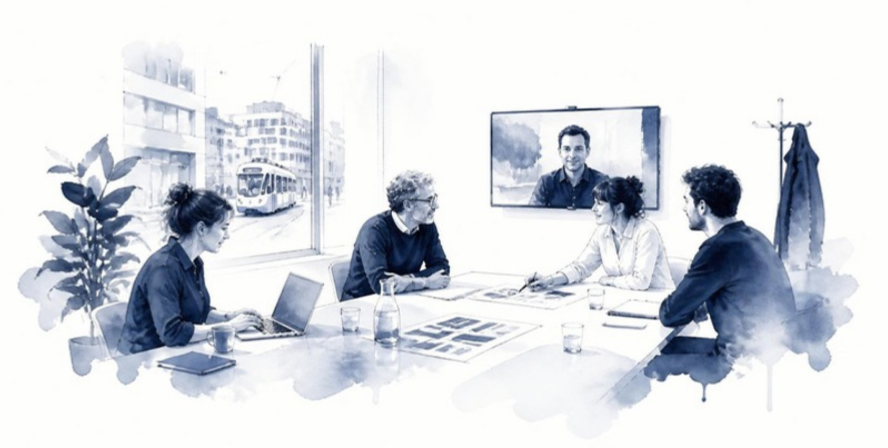
#> input picture tribea-website/assets/illustrations/about-source.png, 1776 x 896 px (shown at 1/2 size); its folder holds only this picture in this run
$ python build-illustrations.py
#> lines starting #> are read from the running program, lines starting #| are printed output that depends on the picture
"""Turn the page header illustrations into Blue Slate duotones on white.

Each source in assets/illustrations/{page}-source.* is a two-tone blue line
illustration. It is mapped to a Blue Slate to White ramp so the drawing uses
only brand colour, the paper stays pure white, and the top edge fades into the
page so the text above it sits on white. Writes WebP into public/images.
"""
import sys
from pathlib import Path
import numpy as np
from PIL import Image, ImageEnhance

ROOT = Path(__file__).resolve().parents[1]
SRC = ROOT / "assets" / "illustrations"
OUT = ROOT / "public" / "images"
SLATE = np.array([76, 95, 107], float)
WHITE = np.array([255, 255, 255], float)

def duotone(img, fade_to=0.0):
    g = np.asarray(img, float) / 255.0
    # push the paper to pure white and keep the line at full Blue Slate
    g = np.clip((g - 0.06) / 0.92, 0, 1)
    rgb = SLATE * (1 - g[..., None]) + WHITE * g[..., None]
    if fade_to > 0:
        y = np.linspace(0, 1, g.shape[0])
        a = np.clip((fade_to - y) / fade_to, 0, 1)[:, None, None]
        rgb = rgb * (1 - a) + WHITE * a
    return Image.fromarray(rgb.clip(0, 255).astype("uint8"))

pages = sys.argv[1:] or sorted(p.name.split("-source")[0] for p in SRC.glob("*-source.*"))
for page in pages:
    src = next(SRC.glob(f"{page}-source.*"))
    im = ImageEnhance.Contrast(Image.open(src).convert("L")).enhance(1.05)
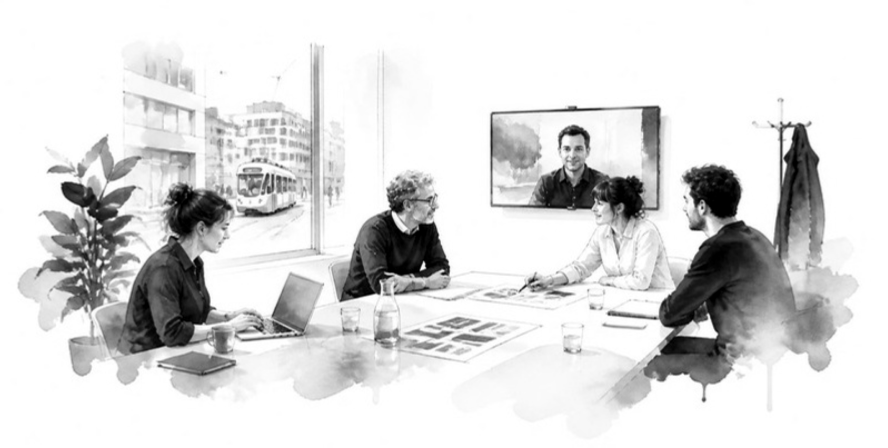
#> im: PIL image 1776x896 L (shown at 1/2 size); min 0, max 255, mean 218.6
    W, H = im.size
#> W = 1776; H = 896
    # wide: 2:1 crop from the bottom; narrow: 3:2 crop from the centre-bottom
    ch = W // 2
#> ch = 888
    wide = im.crop((0, H - ch, W, H)) if H >= ch else im
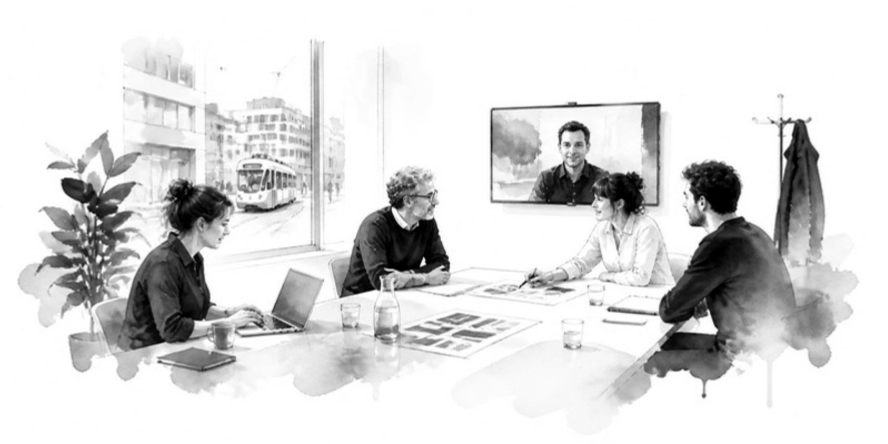
#> wide: PIL image 1776x888 L (shown at 1/2 size); min 0, max 255, mean 218.3
    for w in (2400, 1600, 1100):
        duotone(wide.resize((w, round(wide.height * w / wide.width)), Image.LANCZOS), 0.0).save(OUT / f"art-{page}-wide-{w}.webp", "WEBP", quality=74, method=6)
#> this loop made 3 passes
#> pass 1, in duotone, `rgb = SLATE * (1 - g[..., None]) + WHITE * g[..., None]`:
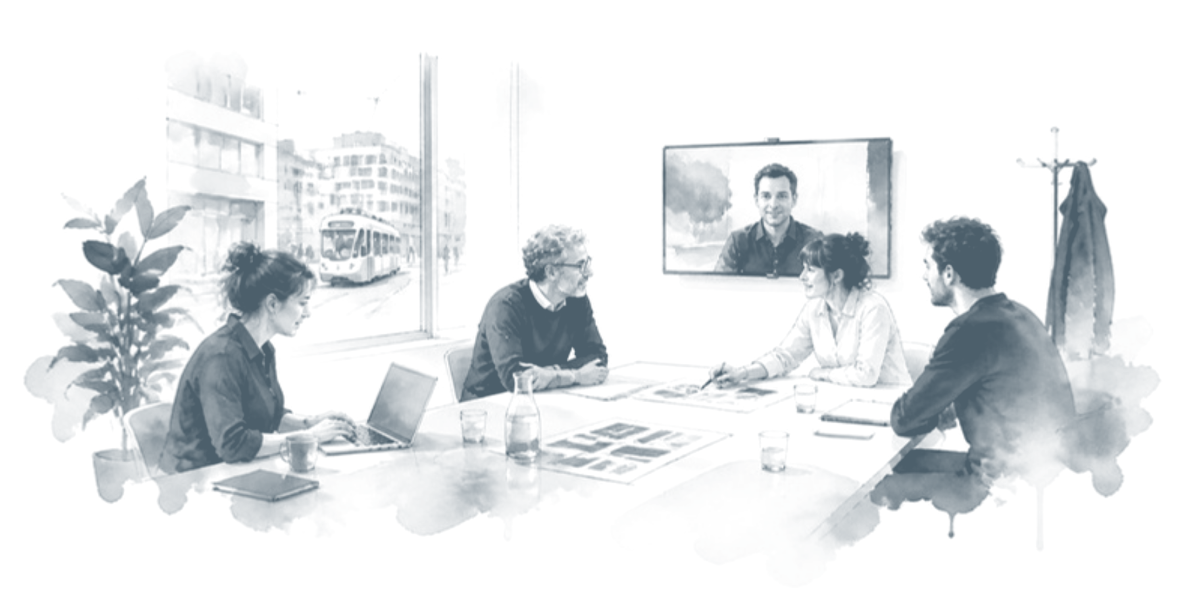
#> rgb: shape (1200, 2400, 3) float64 (shown at 1/2 size); mean of channels 0, 1, 2 228.9, 231.7, 233.5; drawn as R, G, B
    cw = int(H * 1.5); x0 = (W - cw) // 2
#> after `cw = int(H * 1.5)`: cw = 1344
#> after `x0 = (W - cw) // 2`: x0 = 216
    narrow = im.crop((x0, 0, x0 + cw, H))
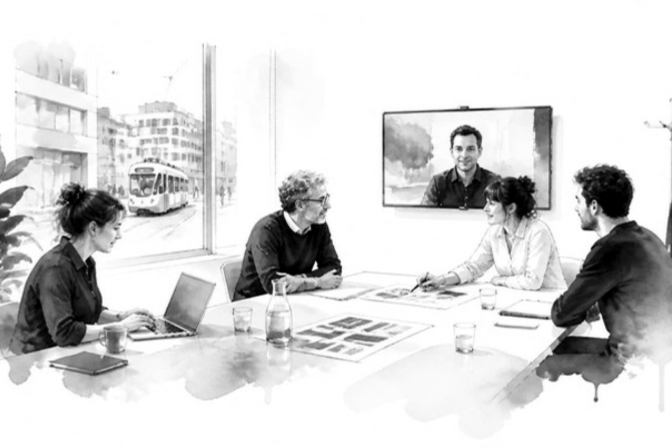
#> narrow: PIL image 1344x896 L (shown at 1/2 size); min 0, max 255, mean 214.9
    for w in (900, 600):
        duotone(narrow.resize((w, round(narrow.height * w / narrow.width)), Image.LANCZOS), 0.0).save(OUT / f"art-{page}-narrow-{w}.webp", "WEBP", quality=72, method=6)
#> this loop made 2 passes
#> pass 1, in duotone (call 4), `g = np.asarray(img, float) / 255.0`:
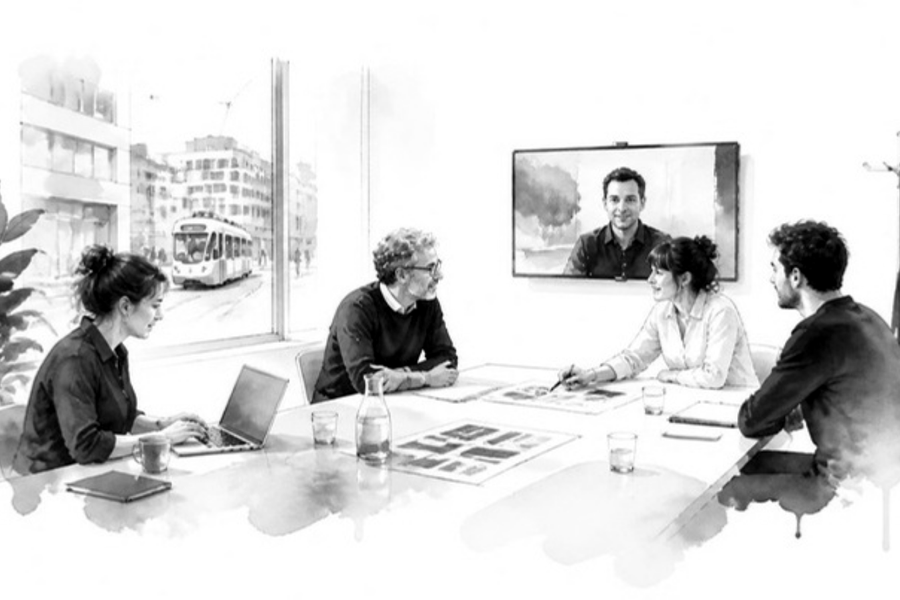
#> g: shape (600, 900) float64; min 0, max 1, mean 0.843
#> pass 1, in duotone (call 4), `rgb = SLATE * (1 - g[..., None]) + WHITE * g[..., None]`:
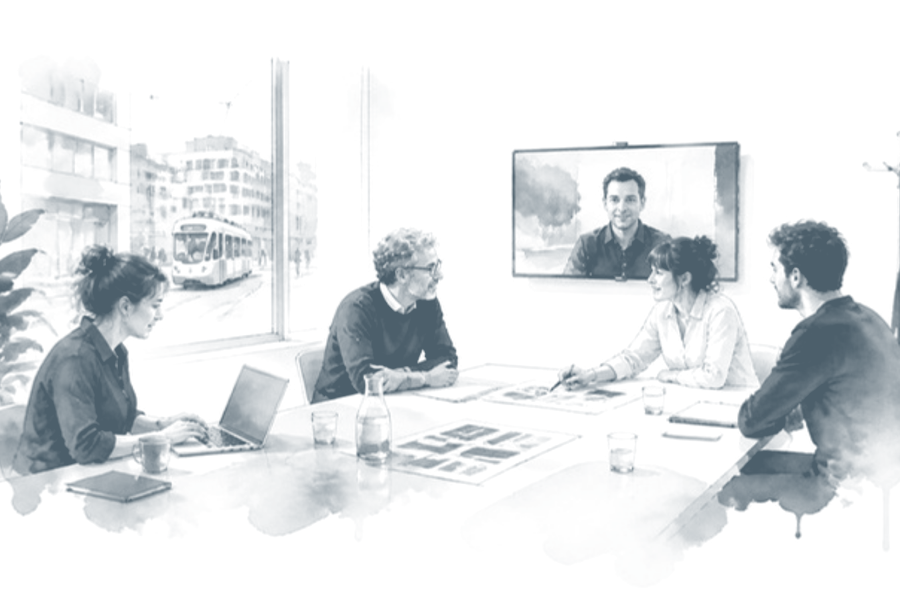
#> rgb: shape (600, 900, 3) float64; mean of channels 0, 1, 2 226.6, 229.6, 231.5; drawn as R, G, B
    print(page, "written")

$ run again, on tribea-website/assets/illustrations/analysis-source.png
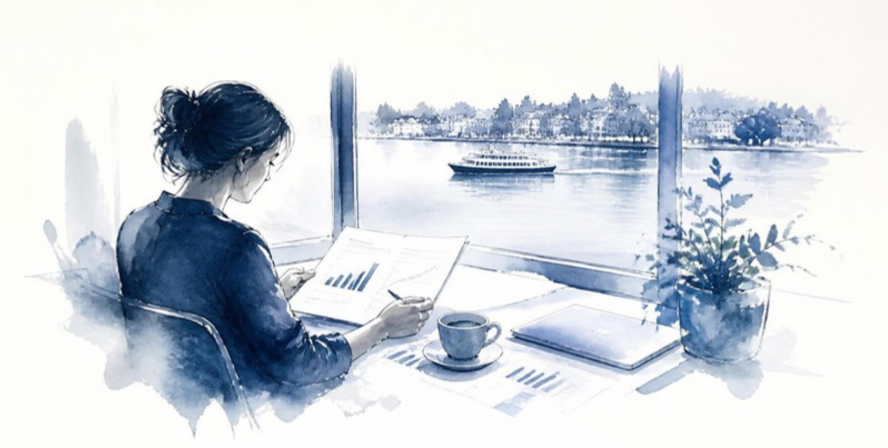
#> input picture tribea-website/assets/illustrations/analysis-source.png, 1776 x 896 px (shown at 1/2 size)
#> the loop `for w in (900, 600):` made 2 passes
#> pass 1, in duotone (call 4), `g = np.asarray(img, float) / 255.0`:
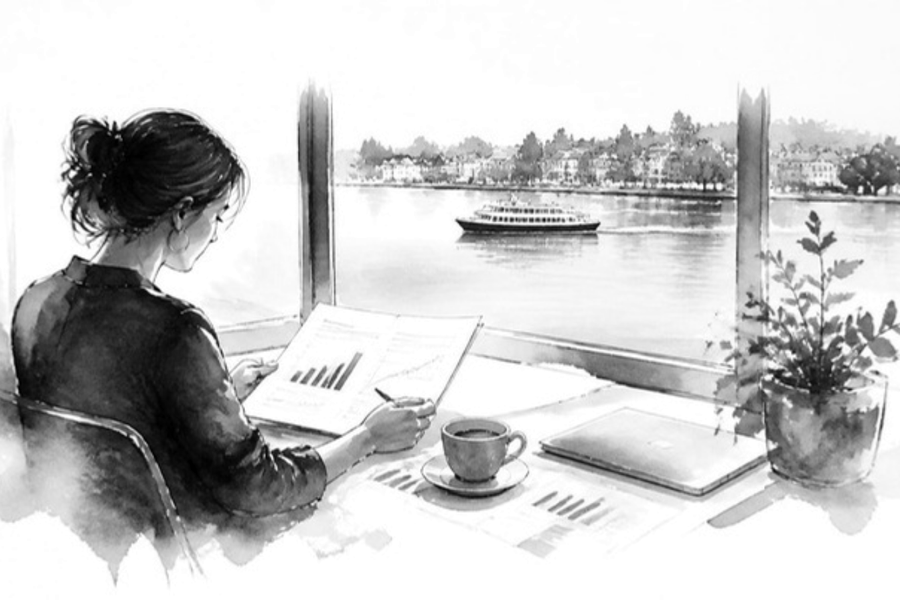
#> g: shape (600, 900) float64; min 0, max 1, mean 0.788
#> pass 1, in duotone (call 4), `rgb = SLATE * (1 - g[..., None]) + WHITE * g[..., None]`:
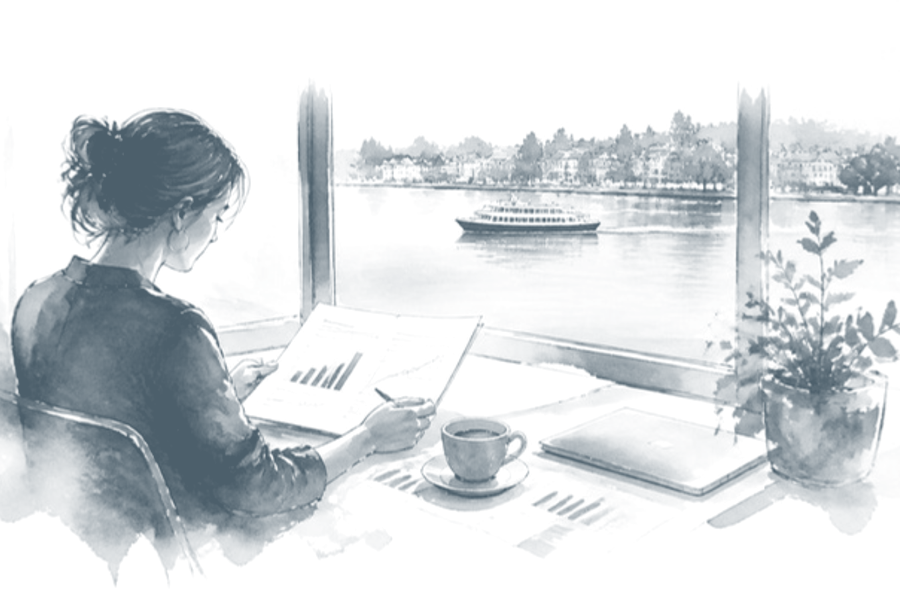
#> rgb: shape (600, 900, 3) float64; mean of channels 0, 1, 2 216.3, 220.4, 223; drawn as R, G, B

$ run again, on tribea-website/assets/illustrations/campaign-source.png
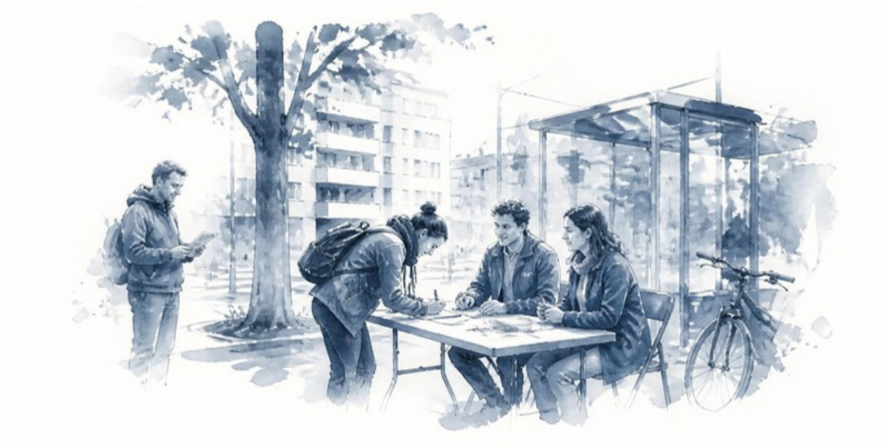
#> input picture tribea-website/assets/illustrations/campaign-source.png, 1776 x 896 px (shown at 1/2 size)
#> the loop `for w in (900, 600):` made 2 passes
#> pass 1, in duotone (call 4), `g = np.asarray(img, float) / 255.0`:
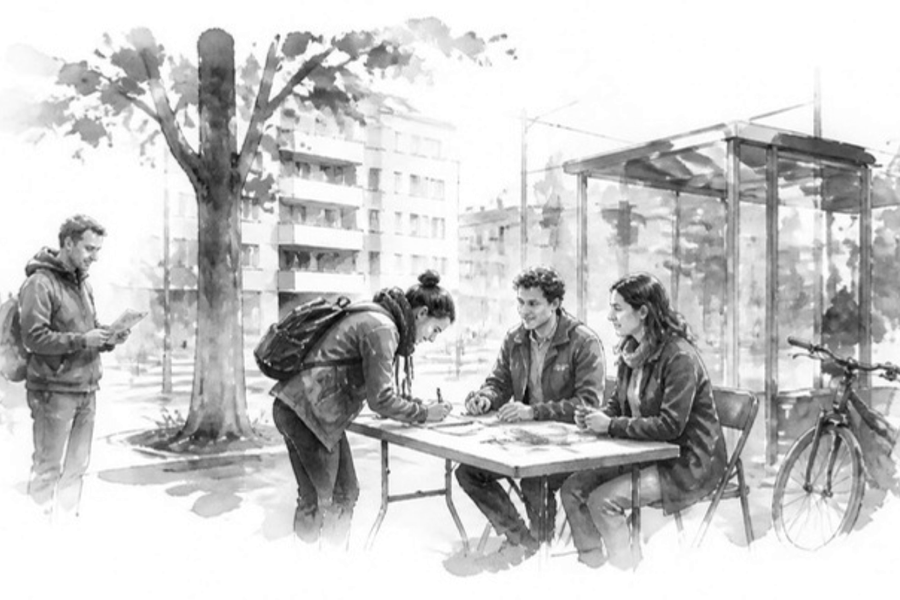
#> g: shape (600, 900) float64; min 0.0157, max 1, mean 0.783
#> pass 1, in duotone (call 4), `rgb = SLATE * (1 - g[..., None]) + WHITE * g[..., None]`:
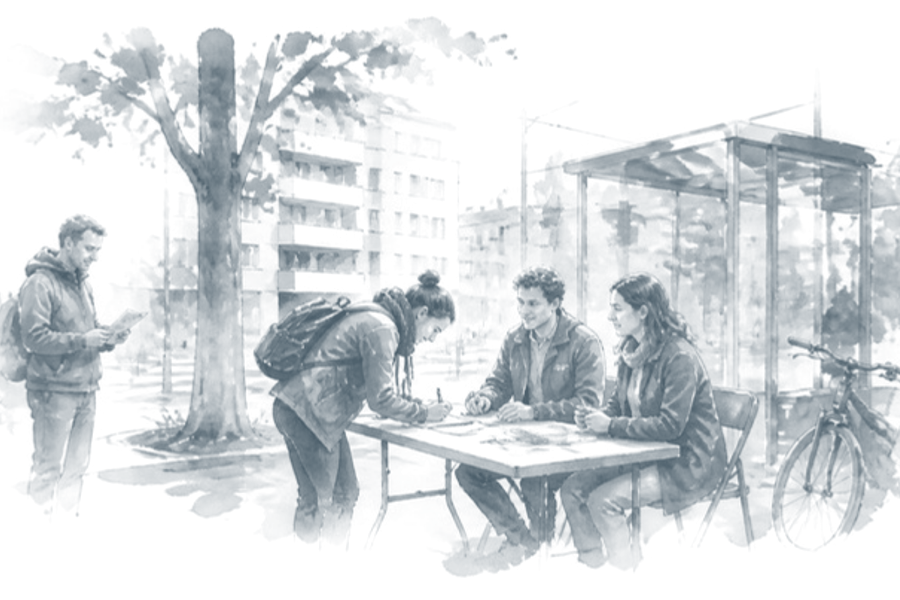
#> rgb: shape (600, 900, 3) float64; mean of channels 0, 1, 2 215.5, 219.7, 222.4; drawn as R, G, B
